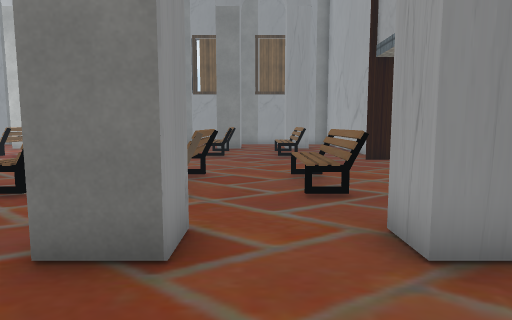
view 1 (above)

18 first-person views from a walk through a 3-D level made in the Unity game engine. The camera is 1.3 m above the floor, tilts 6° down and sees 75° across. The floor is counted in squares, 1 m on a side. Each view is taken from the middle of a square. On the plan, view 1 faces up. The plan holds only what a view shows up to about 14 squares ahead; the rest is blank. The place goes on beyond the plan. The player character is not drawn. Door leaves are left out, so doorways stand open. Some surface patterns are stand-ins.

view 2
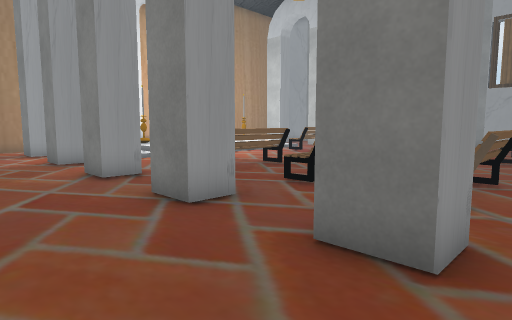

view 3
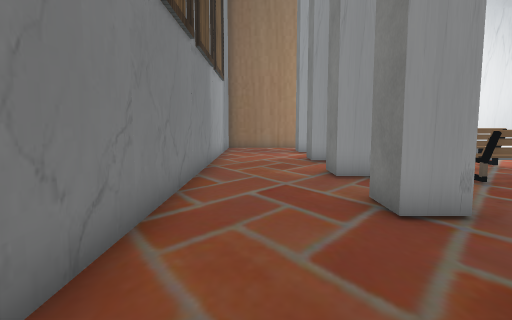

view 4
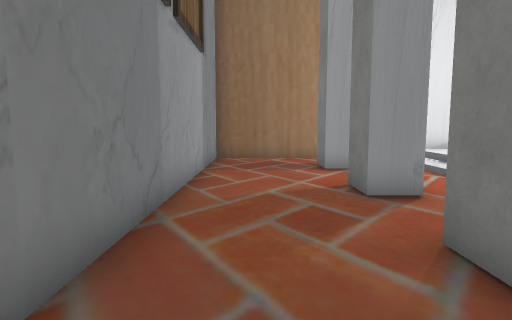

view 5
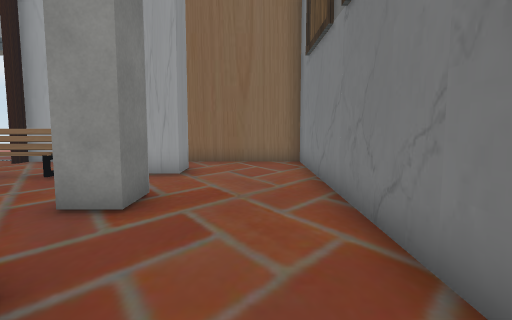

view 6
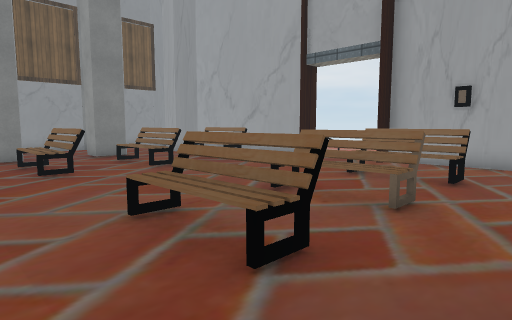

view 7
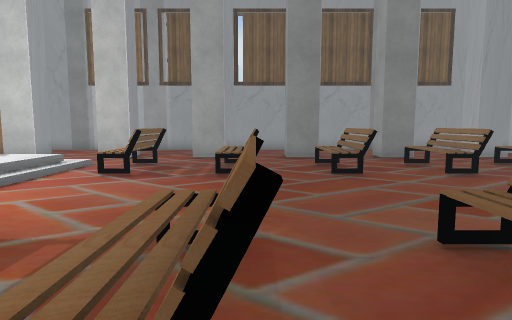

view 8
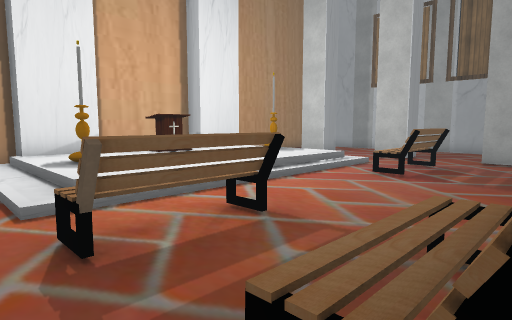

view 9
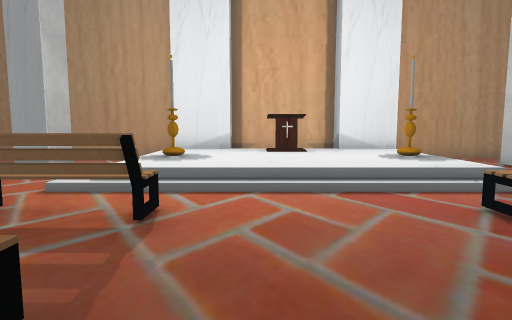

view 10
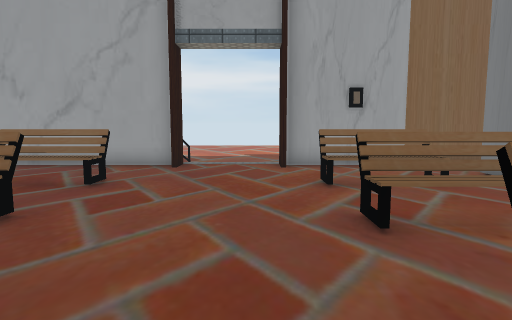

view 11
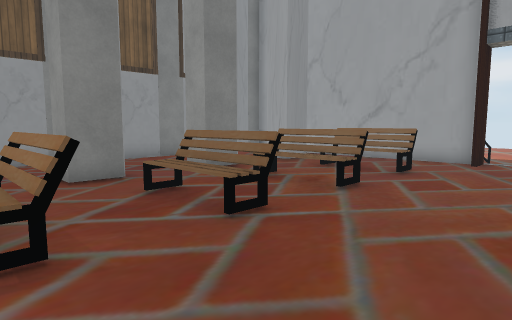

view 12
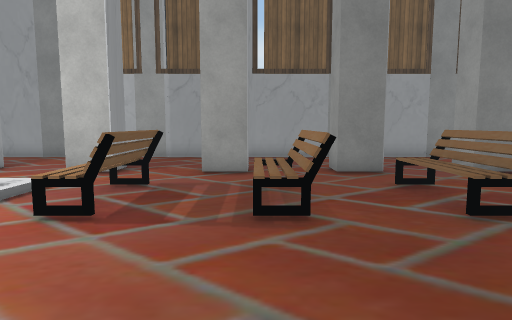

view 13
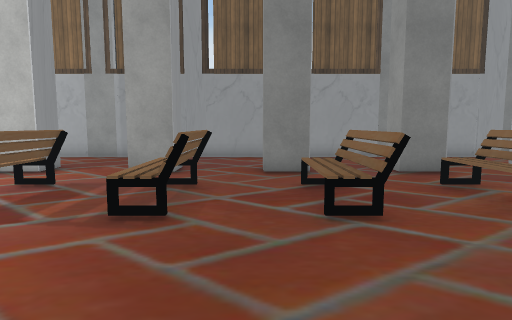

view 14
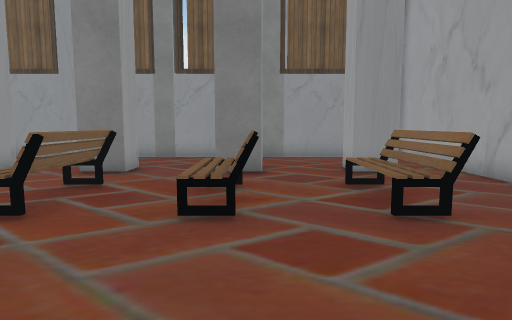

view 15
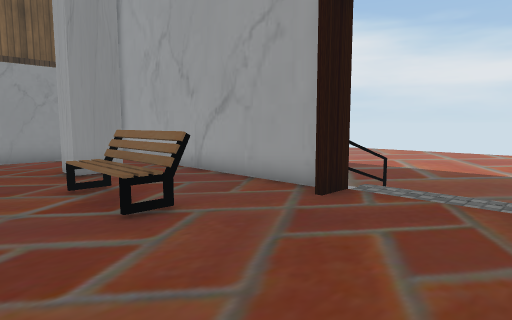

view 16
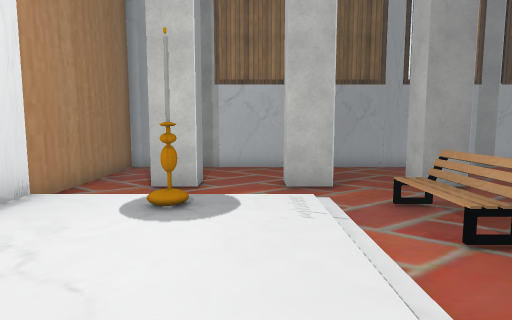

view 17
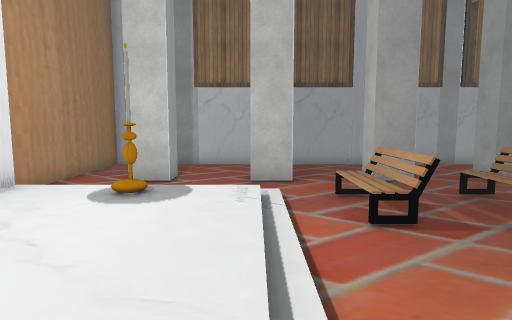

view 18
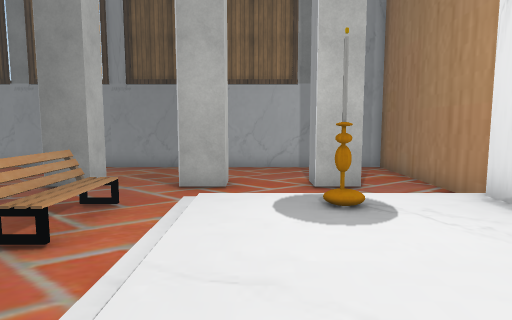

### Floor plan
Key: @ floor where view 1 was taken; # wall or solid block; . main floor; : floor 0.5 m higher than the main floor; - floor 0.5 m lower than the main floor; / step, stairs or slope; D open door; ^ raised ledge; O other object.
Columns run from 19 left of view 1 to 10 right of it. Each row starts with its distance up from view 1.
 23 #########################
 22 #.......................#
 21 #.......................#
 20 #. ................... .#
 19 #. #..##..##.##..# ..# .#
 18 #.##..##..##.##..##..##.#
 17 #.......................#
 16 #     /.OO.OO.OO.OO.OO..#
 15  #/////.OO.OO.OO.OO.OO..#   --
 14  #:/O:/.OO.OO.OO.OO.OO..#   --
 13 ##::::/.................#   --
 12 #:::::/.................D.  --
 11 #:^:::/.................D.  --
 10 #:::::/.................D.  --
  9 ##::::/.................#OO
  8 ##::O:/.OO.OO.OO.OO.OO..#
  7 ##::::/.OO.OO.OO.OO.OO..#
  6 #//////.OO.OO.OO.OO.OO..#
  5 #.......................#
  4 #.##..##..##. #..##..##.#
  3 #.##..##..##.##..##..##.#
  2 #.......................#
  1 #.......................#
  0 #..................@....#
 -1 #########################

Positions as (right, up) in squares from view 1, and headings:
1: (0, 0), facing up
2: (0, 0), facing up-left
3: (0, 1), facing left
4: (-6, 1), facing left
5: (-7, 1), facing right
6: (-7, 4), facing up-right
7: (-7, 5), facing up
8: (-7, 5), facing up-left
9: (-6, 10), facing left
10: (-6, 10), facing right
11: (-8, 10), facing up-right
12: (-8, 9), facing up
13: (-6, 9), facing up
14: (-1, 9), facing up
15: (-1, 9), facing up-right
16: (-14, 9), facing up
17: (-13, 8), facing up
18: (-14, 13), facing down
